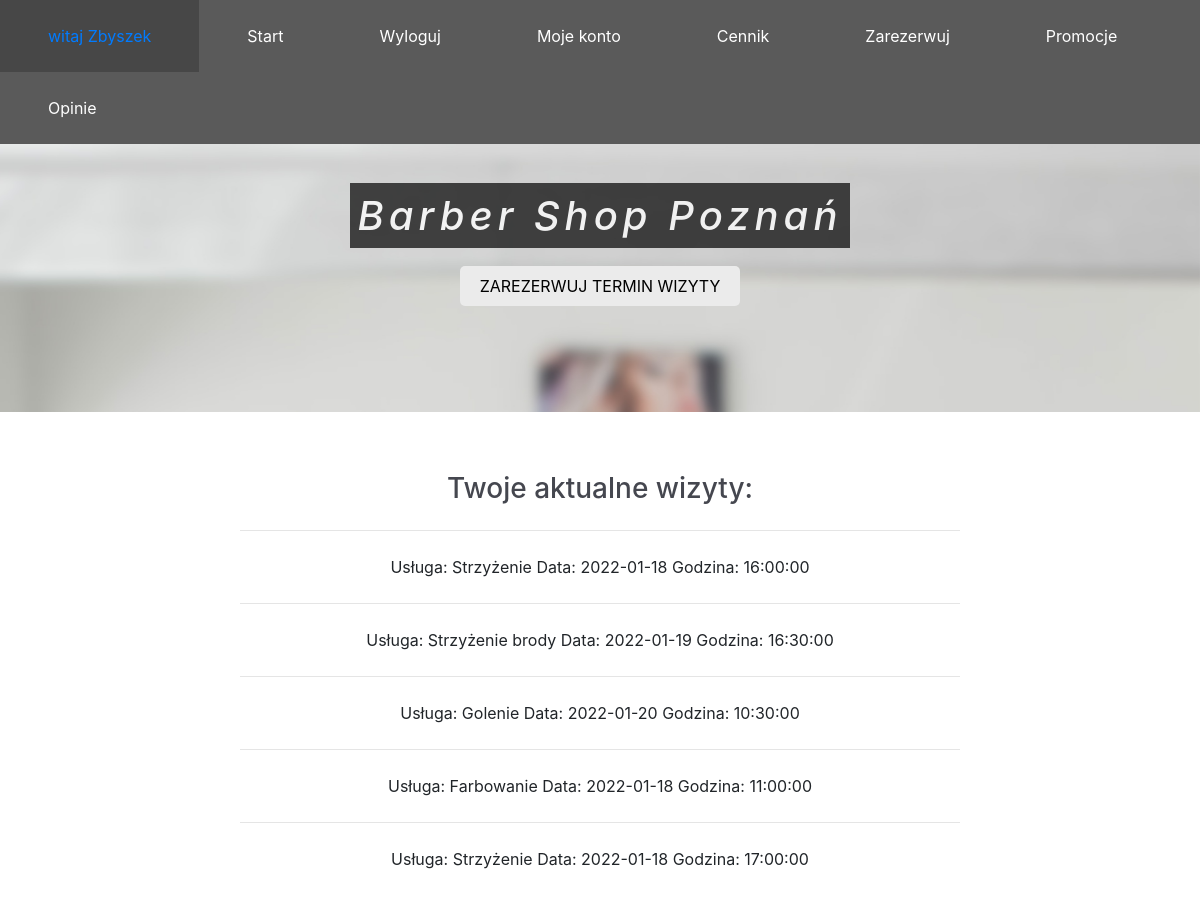
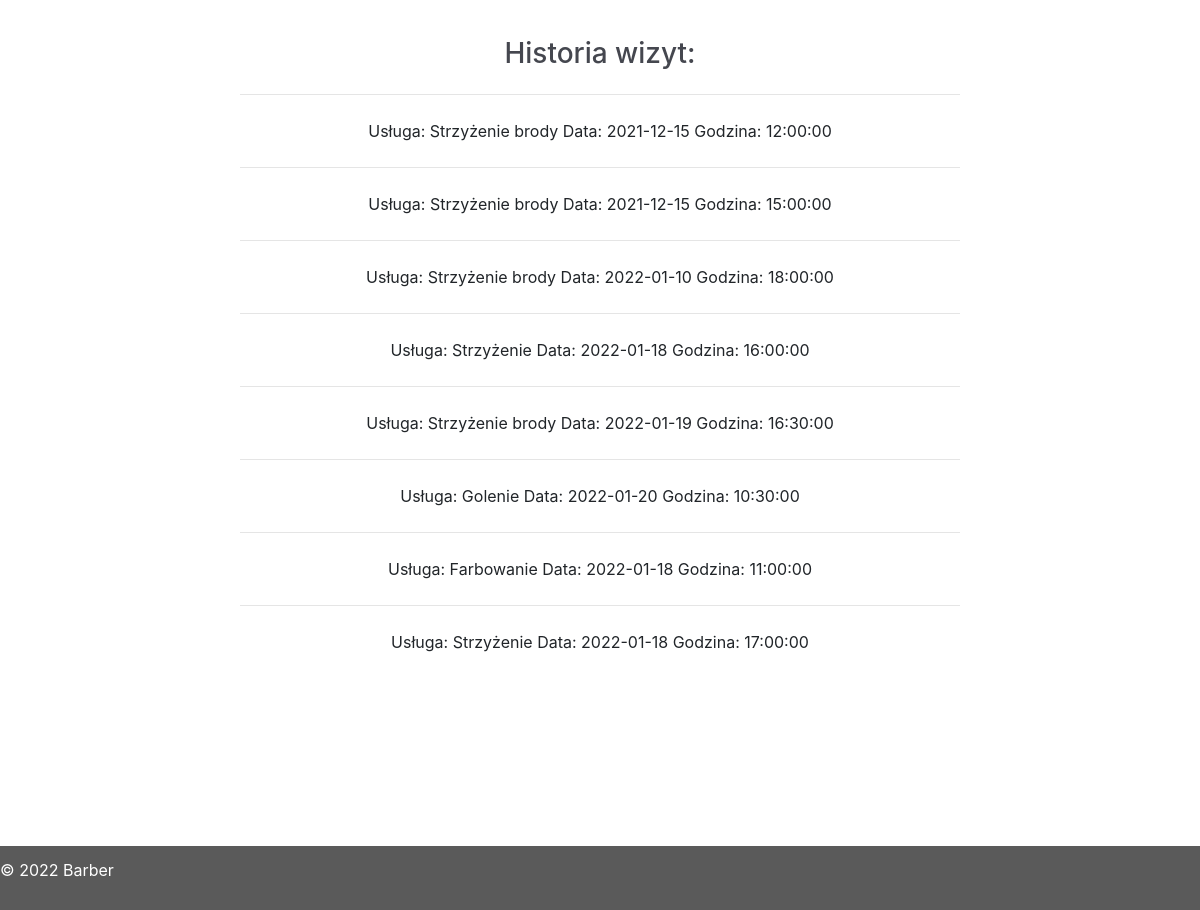
The page /user.php (signed in) on the database its author committed (2 pictures, top to bottom).
### tables this page shows
CREATE TABLE `reservation` (
  `ID_reservation` int(11) NOT NULL,
  `ID_uslugi` int(11) NOT NULL,
  `ID_os` int(11) NOT NULL,
  `ID_emp` int(11) NOT NULL,
  `Data` date NOT NULL,
  `Godzina` time NOT NULL,
  `Status` text NOT NULL
);

CREATE TABLE `uslugi` (
  `ID_uslugi` int(11) NOT NULL,
  `Usluga` text NOT NULL,
  `Cena` int(11) NOT NULL
);

### user.php (the view, shortened to what this page needs)
<!DOCTYPE html>
<html>
<head>
<link rel="stylesheet" href="style/style.css">
<link href="css/bootstrap-4.3.1.css" rel="stylesheet">
<link href='https://code.ionicframework.com/ionicons/2.0.1/css/ionicons.min.css' rel='stylesheet' type='text/css'>
<link rel="stylesheet" href="https://cdnjs.cloudflare.com/ajax/libs/normalize/5.0.0/normalize.min.css">
</head>
<body>
<div class="menu-container">
  <div class="menu">
    <ul>
      <li><a href="#">
        <?php
        echo( "witaj " . $_SESSION[ 'Imie' ] );
        ?>
        </a></li>
      <li><a href="index.php">Start</a></li>
      <li> <a href="logout.php">Wyloguj</a></li>
      <li><a href="user.php">Moje konto</a>
      </li>
      <li><a href="home.php#price_listA">Cennik</a></li>
      <li><a href="rezerwacja.php">Zarezerwuj</a></li>
      <li><a href="home.php#promo">Promocje</a></li>
      <li><a href="home.php#opinie">Opinie</a></li>
    </ul>
  </div>
</div>
<section class="banner_user">
  <div class="container center-text">
    <h1 style="line-height: 130%; ">
      <mark id="mark_top">Barber Shop Poznań </mark>
    </h1>
    <a class="button button-light" href="rezerwacja.php">Zarezerwuj termin wizyty</a> </div>
</section>
<div class="arch_info">
  <h3>Twoje aktualne wizyty:</h3>
  <?php
  $today_date = date( "Y-m-d" );
  require_once "connect.php";
  try {
    $polaczenie = mysqli_connect( $host, $db_user, $db_password, $db_name );
    if ( $polaczenie->connect_errno != 0 ) {
      throw new Exception( mysqli_connect_errno() );
    } else {
      $wyswietl = $polaczenie->query( "SELECT Usluga, Data, Godzina FROM reservation INNER JOIN uslugi ON reservation.ID_uslugi = uslugi.ID_uslugi WHERE ID_os='$_SESSION[ID_os]' AND Data >= '$today_date'" );
      if ( !$wyswietl ) throw new Exception( $polaczenie->error );
      else {
        while ( $row = mysqli_fetch_row( $wyswietl ) ) {
          echo( "<hr class='my-4'> <p>Usługa: " );
          echo( $row[ 0 ] );
          echo( "    Data:  " );
          echo( "$row[1]" );
          echo( "    Godzina:  " );
          echo( $row[ 2 ] );
          echo( "</p></hr>" );
        }
      }
    }
  } catch ( Exception $e ) {
    echo '<span style="color:red;">Błąd serwera! </span>';
    echo '<br />Informacja developerska: ' . $e;
  }
  ?>
</div>
<div class="arch_info">
  <h3>Historia wizyt:</h3>
  <?php
  require_once "connect.php";
  try {
    $polaczenie = mysqli_connect( $host, $db_user, $db_password, $db_name );
    if ( $polaczenie->connect_errno != 0 ) {
      throw new Exception( mysqli_connect_errno() );
    } else {
      $wyswietl = $polaczenie->query( "SELECT Usluga, Data, Godzina FROM reservation INNER JOIN uslugi ON reservation.ID_uslugi = uslugi.ID_uslugi WHERE ID_os='$_SESSION[ID_os]'" );
      if ( !$wyswietl ) throw new Exception( $polaczenie->error );
      else {
        while ( $row = mysqli_fetch_row( $wyswietl ) ) {
          echo( "<hr class='my-4'> <p>Usługa: " );
          echo( $row[ 0 ] );
          echo( "    Data:  " );
          echo( "$row[1]" );
          echo( "    Godzina:  " );
          echo( $row[ 2 ] );
          echo( "</p></hr>" );
        }
      }
    }
  } catch ( Exception $e ) {
    echo '<span style="color:red;">Błąd serwera! </span>';
    echo '<br />Informacja developerska: ' . $e;
  }
  ?>
</div>
<footer class="site-footer" style="margin-top: 16%;">
  <p>&copy; 2022 Barber </p>
</footer>
</body>
</html>

### style/style.css (style rules this page uses)
html, body, div, span, applet, object, iframe, h1, h2, h3, h4, h5, h6, p, blockquote, pre, a, abbr, acronym, address, big, cite, code, del, dfn, em, img, ins, kbd, q, s, samp, small, strike, strong, sub, sup, tt, var, b, u, i, center, dl, dt, dd, ol, ul, li, fieldset, form, label, legend, table, caption, tbody, tfoot, thead, tr, th, td, article, aside, canvas, details, embed, figure, figcaption, footer, header, hgroup, menu, nav, output, ruby, section, summary, time, mark, audio, video { margin: 0; padding: 0; border: 0; font-size: 100%; font: inherit; vertical-align: baseline; }
article, aside, details, figcaption, figure, footer, header, hgroup, menu, nav, section { display: block; }
body { line-height: 1; }
ol, ul { list-style: none; }
html { scroll-behavior: smooth; }
body { font-family: Arial, Helvetica, sans-serif; color: #7F8C8D; line-height: 1.7; height: 100%; }
p { margin-top: 6px; }
h2, h3, h4, label { color: #45474F; }
h1 { font-size: 54px; line-height: 1.2; }
h1, h3, h4, strong { font-weight: 600; }
h3 { font-size: 18px; }
section { clear: both; padding: 90px 0; overflow: auto; }
.container { max-width: 100%; margin-left: auto; margin-right: auto; height: auto !important; min-height: 100%; margin-top: 100px; }
.center-text { text-align: center; }
.button { display: inline-block; padding: 8px 20px; margin: 16px 0; text-decoration: none; text-transform: uppercase; border: none; border-radius: 5px; }
.button-light { background: #EBEBEB; color: black; }
.site-footer { background: #5a5a5a; color: #FFFFFF; padding: 1% 0 1% 0; }
a { text-decoration: none; }
#mark_top { background-color: black; color: #FFFFFF; opacity: 70%; font-style: italic; letter-spacing: 5px; }
.arch_info { padding-top: 5%; width: 60%; margin-left: auto; margin-right: auto; text-align: center; }
.banner_user { color: rgb(0, 0, 0); background: url("../img/salon.jpg") center; background-size: cover; background-repeat: no-repeat; background-position: center; background-attachment: fixed; }
.menu a { color: white; }
.menu-container { width: 100%; margin: 0 auto; background: #5a5a5a; position: fixed; z-index: 9; }
.menu-dropdown-icon:before { content: "\f489"; font-family: "Ionicons"; display: none; cursor: pointer; float: right; padding: 1.5em 2em; background: #5a5a5a; color: #333; }
.menu > ul { margin: 0 auto; width: 100%; list-style: none; padding: 0; position: relative; box-sizing: border-box; }
.menu > ul:before, .menu > ul:after { content: ""; display: table; }
.menu > ul:after { clear: both; }
.menu > ul > li { float: left; background: #5a5a5a; padding: 0; margin: 0; }
.menu > ul > li a { text-decoration: none; padding: 1.5em 3em; display: block; }

### rows shown on the page
reservation: ID_uslugi.Usluga "Strzyżenie", Data "2022-01-18", Godzina "16:00:00"
reservation: ID_uslugi.Usluga "Strzyżenie brody", Data "2022-01-19", Godzina "16:30:00"
reservation: ID_uslugi.Usluga "Golenie", Data "2022-01-20", Godzina "10:30:00"
reservation: ID_uslugi.Usluga "Farbowanie", Data "2022-01-18", Godzina "11:00:00"
reservation: ID_uslugi.Usluga "Strzyżenie", Data "2022-01-18", Godzina "17:00:00"
reservation: ID_uslugi.Usluga "Strzyżenie brody", Data "2021-12-15", Godzina "12:00:00"
reservation: ID_uslugi.Usluga "Strzyżenie brody", Data "2021-12-15", Godzina "15:00:00"
reservation: ID_uslugi.Usluga "Strzyżenie brody", Data "2022-01-10", Godzina "18:00:00"

### other values the page prints
$_SESSION[ 'Imie' ] "Zbyszek"
